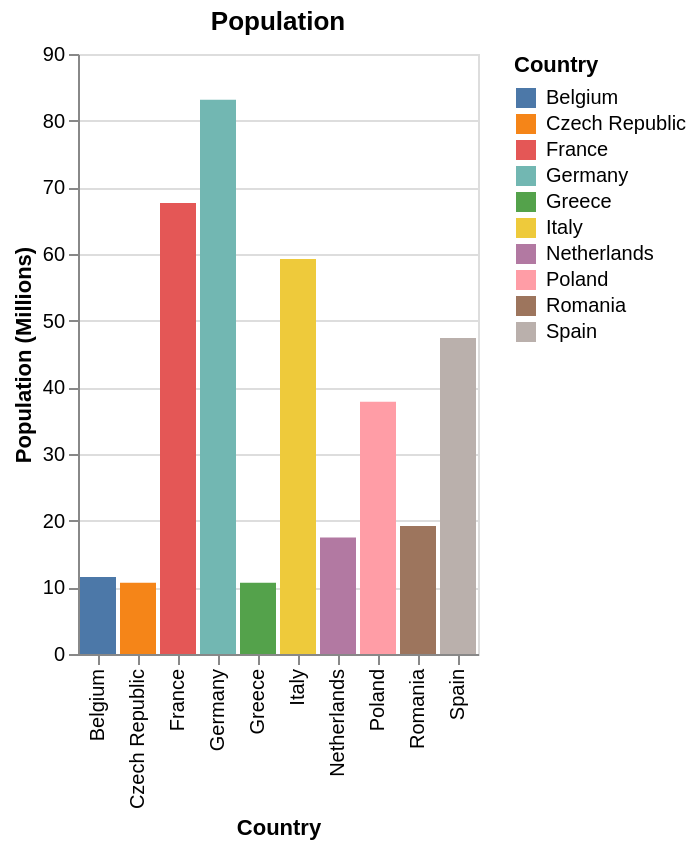

Notebook cell for this chart:
### Markdown cell above
We can now change the configuration so that each bar is encoded in a different color. To do so, we change the parameters that the "encode" function receives. In this case, we ask Altair to change the color of the bars according to a variable, the country name. This can be made in a very simple way:

### Code cell
#@title Bar charts with colors per categories
import altair as alt
import pandas as pd

# Data
data = pd.DataFrame(
    {'Country': ['Germany', 'France', 'Italy', 'Spain', 'Poland', 'Romania',
                 'Netherlands', 'Belgium', 'Czech Republic', 'Greece'],
     'Population (Millions)': [83.155, 67.657, 59.236, 47.399, 37.840,
                               19.202, 17.475, 11.555, 10.702, 10.679]})

alt.Chart(data).mark_bar().encode(
    alt.X('Country:N'),
    alt.Y('Population (Millions):Q'),
    alt.Color('Country')                # Color depends on the country value
).properties(title = 'Population')

### Figure 1 — Vega-Lite specification as saved in the notebook (floating-point values rounded to 4 significant figures)
{"config": {"view": {"continuousWidth": 300, "continuousHeight": 300}}, "data": {"name": "data-d46858fae834a27c36f0c704f9391db6"}, "mark": {"type": "bar"}, "encoding": {"color": {"field": "Country", "type": "nominal"}, "x": {"field": "Country", "type": "nominal"}, "y": {"field": "Population (Millions)", "type": "quantitative"}}, "title": "Population", "$schema": "https://vega.github.io/schema/vega-lite/v5.20.1.json", "datasets": {"data-d46858fae834a27c36f0c704f9391db6": [{"Country": "Germany", "Population (Millions)": 83.16}, {"Country": "France", "Population (Millions)": 67.66}, {"Country": "Italy", "Population (Millions)": 59.24}, {"Country": "Spain", "Population (Millions)": 47.4}, {"Country": "Poland", "Population (Millions)": 37.84}, {"Country": "Romania", "Population (Millions)": 19.2}, {"Country": "Netherlands", "Population (Millions)": 17.48}, {"Country": "Belgium", "Population (Millions)": 11.55}, {"Country": "Czech Republic", "Population (Millions)": 10.7}, {"Country": "Greece", "Population (Millions)": 10.68}]}}
